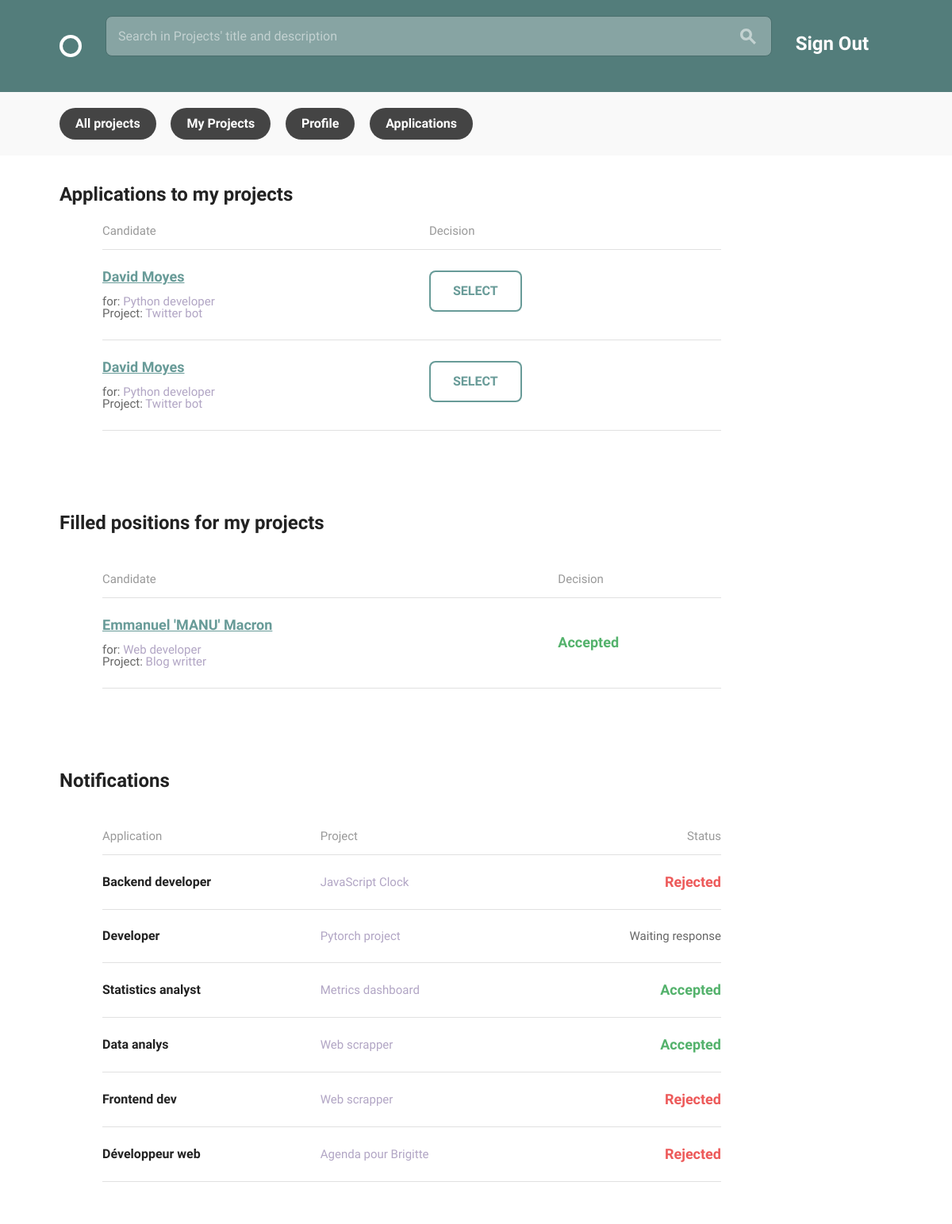
Page /teams/applications/ (signed in) on the committed database.
### teams/models.py (models this page shows, shortened)
class Application(models.Model):
    project = models.ForeignKey('Project', on_delete=models.CASCADE)
    candidate = models.ForeignKey('Profile', on_delete=models.CASCADE)
    position = models.ForeignKey('Position', on_delete=models.CASCADE)
    status = models.CharField(default='Waiting response', max_length=18)

class Profile(models.Model):
    user = models.OneToOneField(User, on_delete=models.CASCADE, unique=True)
    fullname = models.CharField(max_length=200, null=True)
    bio = models.TextField(max_length=700, blank=True)
    avatar = models.ImageField(upload_to='images/', null=True, blank=True)
    skills = models.ManyToManyField('Skill', blank=True)
    def __str__(self):
        return self.fullname

class Position(models.Model):
    name = models.CharField(max_length=150, blank=False)
    description = models.CharField(max_length=400, blank=False)
    related_skill = models.ForeignKey('Skill', on_delete=models.CASCADE)
    available = models.BooleanField(default=True)
    project = models.ForeignKey('Project', on_delete=models.CASCADE)
    def __str__(self):
        return self.name

class Project(models.Model):
    creator = models.ForeignKey('Profile', on_delete=models.CASCADE)
    title = models.CharField(max_length=150, null=False, unique=True)
    description = models.TextField(max_length=700, blank=True)
    timeline = models.CharField(max_length=25, null=False)
    requirements = models.TextField(max_length=300, null=False)
    finished = models.BooleanField(default=False)
    def __str__(self):
        return self.title

### teams/views.py (the view)
@login_required
def applications(request):
    my_candidatures = models.Application.objects.filter(
        candidate_id=request.user.profile).order_by('position')
    applications = models.Application.objects.filter(
        project_id__creator=request.user.profile).order_by('position')
    return render(request, 'applications.html', {
        'applications': applications, 'my_candidatures': my_candidatures, }
    )

### teams/templates/applications.html (shortened to what this page needs)
{% extends "layout.html" %}
{% load static %}
{% block content %}
<div class="bounds circle--page">
  <div  class="circle--fluid--cell circle--fluid--primary">
    <h2>Applications to my projects</h2>
  </div>
  <div class="grid-75 grid-push-5">
    <table class="circle--table u-full-width">
      <thead>
        <tr>
          <th>Candidate</th>
          <th class="circle--cell--right align-center">Decision</th>
        </tr>
      </thead>
    <tbody>
      {% for application in applications %}
        {% if application.position.available %}
          {% if application.status == 'Waiting response' %}
          <tr class="row" data-href="project.html">
            <td>
              <h3>
                <a href="{% url 'teams:creator_profile' pk=application.candidate.pk %}">
                {{ application.candidate  }}
                </a>
              </h3><br>
              for: <span class="secondary-label">{{ application.position }}</span><br>
              Project: <span class="secondary-label">{{ application.project }}</span>
            </td>
            <td><a class="button" href="{% url 'teams:application_decision' pk=application.pk %}">SELECT</a></td>
          </tr>
          {% endif %}
        {% endif %}
      {% endfor %}
    </tbody>
    </table>
  </div>
  <div class="grid-100">
  </div>
  <div  class="grid-100 circle--fluid--cell circle--fluid--primary">
    <h2>Filled positions for my projects</h2><br>
  </div>
  <div class="grid-75 grid-push-5">
    <table class="circle--table u-full-width">
      <thead>
        <tr>
          <th>Candidate</th>
          <th class="circle--cell--right align-center">Decision</th>
        </tr>
      </thead>
    <tbody>
      {% for application in applications %}
        {% if application.status == 'Accepted' %}
            <tr class="row" data-href="project.html">
              <td>
                <h3>
                  <a href="{% url 'teams:creator_profile' pk=application.candidate.pk %}">
                  {{ application.candidate  }}
                  </a>
                </h3><br>
                for: <span class="secondary-label">{{ application.position }}</span><br>
                Project: <span class="secondary-label">{{ application.project }}</span>
              </td>
              <td><h3 class='positive'>{{ application.status }}</h3></td>
            </tr>
        {% endif %}
      {% endfor %}
    </tbody>
    </table>
  </div>
  <div class="grid-100">
  </div>
  <div class="grid-100 circle--fluid--cell circle--fluid--primary">
    <h2>Notifications</h2><br>
  </div>
  <div class="grid-75 grid-push-5">
    <table class="circle--table u-full-width">
      <thead>
        <tr>
          <th>Application</th>
          <th class="circle--cell--right align-center">Project</th>
          <th class="circle--cell--right align-right">Status</th>
        </tr>
      </thead>
    <tbody>
      {% for candidature in my_candidatures %}
      <tr class="row" data-href="project.html">
        <td><h4>{{ candidature.position }}</h4></td>
        <td class="circle--cell--right align-center">
          <span class="secondary-label">{{ candidature.project }}</span>
        </td>
        {% if candidature.status == 'Accepted' %}
          <td class="circle--cell--right align-right"><h3 class='positive'>{{ candidature.status }}</h3><td>
        {% elif candidature.status == 'Rejected' %}
          <td class="circle--cell--right align-right"><h3 class='negative'>{{ candidature.status }}</h3><td>
        {% else %}
          <td class="circle--cell--right align-right">{{ candidature.status }}<td>
        {% endif %}
      </tr>
      {% endfor %}
    </tbody>
    </table>
  </div>
</div>
{% endblock %}

### assets/css/global.css (style rules this page uses)
html { font-family: sans-serif; -ms-text-size-adjust: 100%; -webkit-text-size-adjust: 100%; }
body { margin: 0; }
a { background-color: transparent; }
table { border-collapse: collapse; border-spacing: 0; }
td, th { padding: 0; }
html { font-size: 62.5%; }
body { font-size: 1.5em; line-height: 1.6; font-weight: 400; font-family: "Cousine"; color: #666; }
.bounds { max-width: 1080px; margin: 0 auto; }
.grid, .grid-5, .grid-10, .grid-15, .grid-20, .grid-25, .grid-30, .grid-33, .grid-35, .grid-40, .grid-45, .grid-50, .grid-55, .grid-60, .grid-65, .grid-66, .grid-70, .grid-75, .grid-80, .grid-90, .grid-95, .grid-100 { float: left; box-sizing: border-box; position: relative; }
.grid-push-5 { left: 5%; }
.grid-75 { width: 75%; padding: 0 15px; }
.grid-100 { width: 100%; padding: 0 15px; }
h1, h2, h3, h4, h5, h6 { margin-top: 0; margin-bottom: 2rem; font-weight: bold; font-family: "Work Sans", sans-serif; color: #222; }
h2 { font-size: 2.4rem; }
h3 { font-size: 1.8rem; }
h4 { font-size: 1.6rem; }
@media (min-width: 550px) { h2 { font-size: 2.4rem; } }
@media (min-width: 550px) { h3 { font-size: 1.8rem; } }
@media (min-width: 550px) { h4 { font-size: 1.6rem; } }
a { color: #689b98; -webkit-transition: color 0.2s; -moz-transition: color 0.2s; -ms-transition: color 0.2s; -o-transition: color 0.2s; transition: color 0.2s; }
.button, button, input[type="submit"], input[type="reset"], input[type="button"] { font-family: "Work Sans", sans-serif; font-size: 1.6rem; padding: 18px 30px; border: 0; margin-right: 10px; border-radius: 8px; font-weight: bold; display: inline-block; white-space: nowrap; box-sizing: border-box; line-height: 1; text-decoration: none; color: #689b98; background: none; box-shadow: 0 0 0 2px #689b98 inset; position: relative; -webkit-transition: 0.2s; -moz-transition: 0.2s; -ms-transition: 0.2s; -o-transition: 0.2s; transition: 0.2s; }
.button { cursor: pointer; }
th, td { padding: 15px; text-align: left; border-bottom: 1px solid #e1e1e1; }
th:first-child, td:first-child { padding-left: 0; }
th:last-child, td:last-child { padding-right: 0; }
th { color: #999; font-weight: normal; }
button, .button { margin-bottom: 1rem; }
pre, blockquote, dl, figure, table, p, ul, ol, form { margin-bottom: 2.5rem; }
.align-right { text-align: right; }
.positive { color: #54b26c; }
.negative { color: #ed5a5a; }
.secondary-label { color: #b1a5c4; }
.circle--table { width: 100%; }
.circle--table h1, .circle--table h2, .circle--table h3, .circle--table h4, .circle--table h5, .circle--table h6 { margin: 0; }
.circle--table th, .circle--table td { line-height: 1; }
.circle--table th { padding: 0 0 15px 0; }
.circle--table td { padding: 25px 0; }
.circle--fluid--cell { display: table-cell; padding: 0 15px; vertical-align: middle; box-sizing: border-box; }
.circle--fluid--primary { width: 100%; }
.circle--page { margin-bottom: 100px; }
.circle--page:before, .circle--page:after { content: " "; display: table; }
.circle--page:after { clear: both; }

### rows in the picture
Application: candidate "David Moyes", position "Python developer", project "Twitter bot"
Application: candidate "David Moyes", position "Python developer", project "Twitter bot"
Application: candidate "Emmanuel 'MANU' Macron", position "Web developer", project "Blog writter", status "Accepted"
Application: position "Backend developer", project "JavaScript Clock", status "Rejected"
Application: position "Developer", project "Pytorch project", status "Waiting response"
Application: position "Statistics analyst", project "Metrics dashboard", status "Accepted"
Application: position "Data analys", project "Web scrapper", status "Accepted"
Application: position "Frontend dev", project "Web scrapper", status "Rejected"
Application: position "Développeur web", project "Agenda pour Brigitte", status "Rejected"
